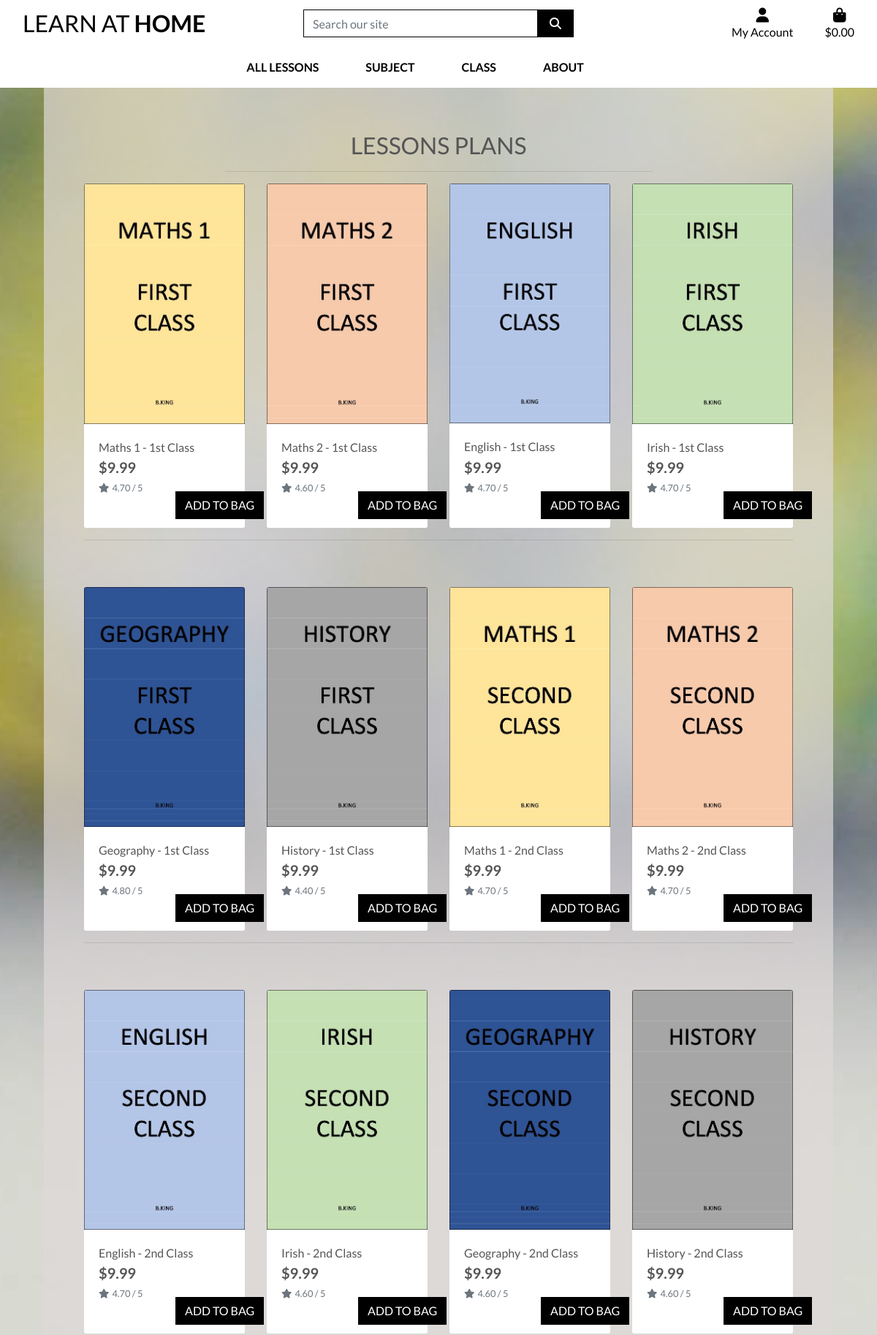
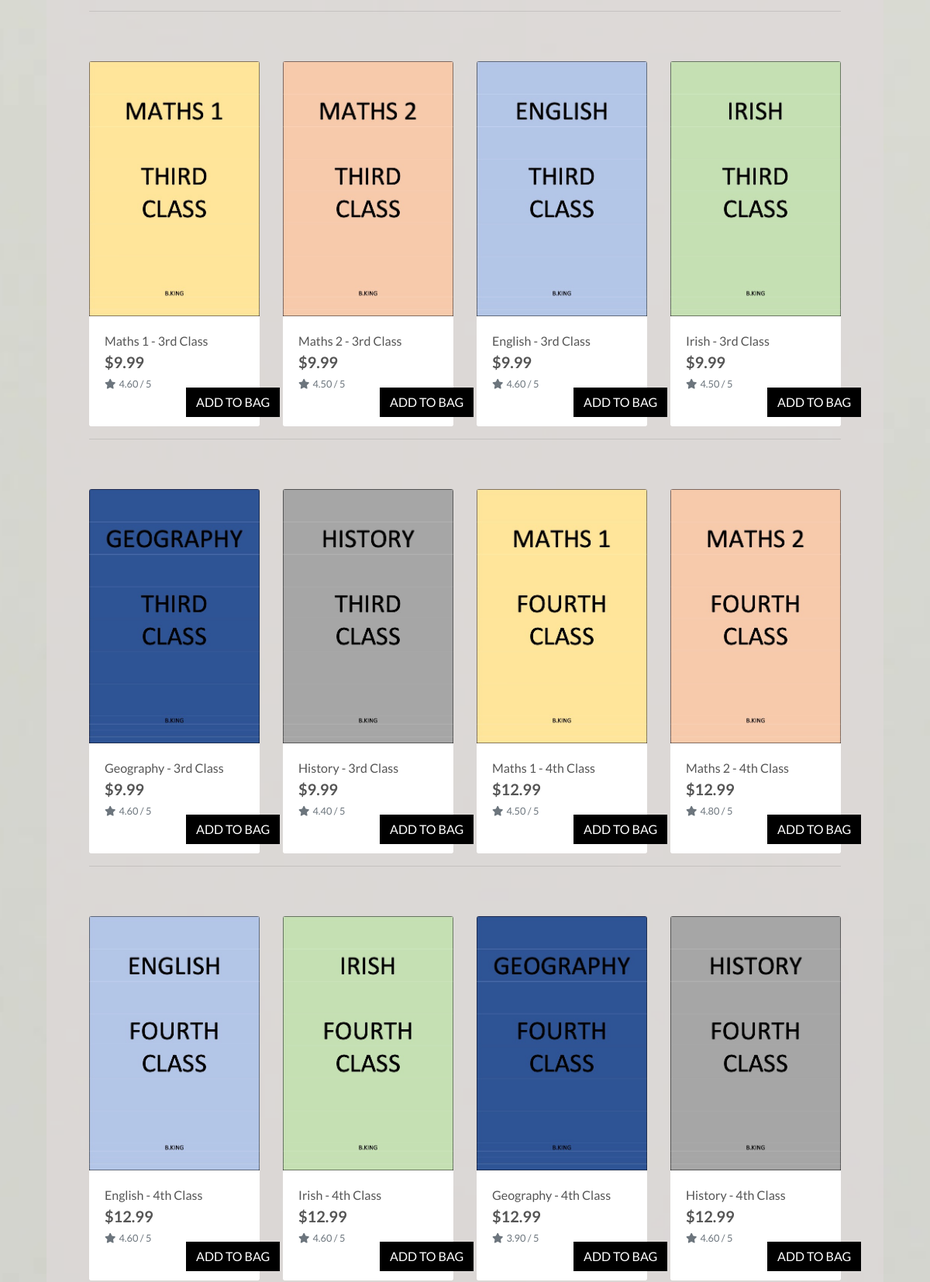
Screenshot of /products/ (upper part) with the database file from the repository (2 pictures, top to bottom).
### products/models.py (models this page shows, shortened)
class Product(models.Model):
    name = models.TextField()
    author = models.TextField(max_length=254)
    subject = models.TextField(max_length=254)
    rating = models.DecimalField(max_digits=6, decimal_places=2,
                                 null=True, blank=True)
    price = models.DecimalField(max_digits=6, decimal_places=2)
    year = models.CharField(max_length=254, null=True, blank=True)
    image = models.ImageField(null=True, blank=True)
    grade = models.CharField(max_length=254, null=True, blank=True)

### products/views.py (the view)
# urls.py: path('', views.all_lessons, name='products'),
def all_lessons(request):
    products = Product.objects.all()
    query = None
    if request.GET:
        if 'q' in request.GET:
            query = request.GET['q']
            queries = Q(name__icontains=query)
            products = products.filter(queries)
    context = {
        'products': products,
        'search_term': query,
    }
    return render(request, 'products/products.html', context)

### bag/contexts.py (called while the page is built, shortened)
def bag_contents(request):
    bag_items = []
    total = 0
    product_count = 0
    bag = request.session.get('bag', {})
    grand_total = total
    context = {
        'bag_items': bag_items,
        'total': total,
        'product_count': product_count,
        'grand_total': grand_total,
    }
    print(bag_items)
    return context

### products/templates/products/products.html (shortened to what this page needs)
{% extends "base.html" %}
{% load static %}
{% block page_header %}
    <div class="container header-container">
    </div>
{% endblock %}
{% block content %}
    <div class="container-fluid">
        <div class="row">
            <div class="col text-center mt-3">
                <h2 class="logo-font">Lessons Plans</h2>
                <hr class="w-50 mb-1">
            </div>
        </div>
        <div class="row">
            <div class="product-container col-10 offset-1">
                <div class="row">
                    {% for product in products %}
                        <div class="col-sm-6 col-md-6 col-lg-4 col-xl-3">
                            <div class="card h-100 border-0">
                                {% if product.image %}
                                <a href="{% url 'product_detail' product.id %}">
                                    <img class="card-img-top img-fluid" src="{{ product.image.url }}" alt="{{ product.name }}">
                                </a>
                                {% else %}
                                <a href="{% url 'product_detail' product.id %}">
                                    <img class="card-img-top img-fluid" src="{{ MEDIA_URL }}noimage.png" alt="{{ product.name }}">
                                </a>
                                {% endif %}
                                <div class="card-body pb-0">
                                    <p class="mb-0">{{ product.name }}</p>
                                </div>
                                <div class="card-footer bg-white pt-0 border-0 text-left">
                                    <div class="row">
                                        <div class="col-6">
                                            <p class="lead mb-0 text-left font-weight-bold">${{ product.price }}</p>
                                            {% if product.rating %}
                                                <small class="text-muted"><i class="fas fa-star mr-1"></i>{{ product.rating }} / 5</small>
                                            {% else %}
                                                <small class="text-muted">No Rating</small>
                                            {% endif %}
                                        </div>
                                        <div class="col-6">
                                             <form class="form" action="#" method="POST">
                                                    <input type="submit" class="btn btn-black rounded-0 text-uppercase mt-5" value="Add to Bag">
                                            </form>
                                        </div>
                                    </div>
                                </div>
                            </div>
                        </div>
                        {% if forloop.counter|divisibleby:4 %}
                            <div class="col-12 d-none d-xl-block mb-5">
                                <hr>
                            </div>
                        {% endif %}
                    {% endfor %}
                </div>
            </div>
        </div>
    </div>
{% endblock %}

### templates/base.html (shortened to what this page needs)
{% load static %}
<!doctype html>
<html lang="en">
  <head>
    {% block corecss%}
    <link rel="stylesheet" href="https://stackpath.bootstrapcdn.com/bootstrap/4.4.1/css/bootstrap.min.css">
    <link rel="stylesheet" href="{% static 'css/base.css' %}">
    {% endblock %}
  </head>
  <body>
    <header class="container-fluid fixed-top">
        <div id="topnav" class="row bg-white pt0lg-2 d-none d-lg-flex">
            <div class="col-12 col-lg-4 my-auto py-1 py-lg-0 text-center text-lg-left">
                <a href="{% url 'home' %}" class="nav-link main-logo-link">
                    <h2 class="logo-font text-black my-0">Learn at<strong>  Home</strong></h2>
                </a>
            </div>
            <div class="col-12 col-lg-4 my-auto py-1 py-lg-0">
                <form method="GET" action="{% url 'products' %}">
                    <div class="input-group w-100">
                        <input class="form-control border border-black rounded-0" type="text" name="q" placeholder="Search our site">
                        <div class="input-group-append">
                            <button class="form-control btn btn-black border border-black rounded-0" type="submit">
                                <span class="icon">
                                    <i class="fas fa-search"></i>
                                </span>
                            </button>
                        </div>
                    </div>
                </form>
            </div>
            <div class="col-12 col-lg-4 my-auto py-1 py-lg-0">
                <ul class="list-inline list-unstyled text-center text-lg-right my-0">
                    <li class="list-inline-item dropdown">
                        <a class="text-black nav-link" href="#" id="user-options" data-toggle="dropdown" aria-haspopup="true" aria-expanded="false">
                            <div class="text-center">
                                <div><i class="fas fa-user fa-lg"></i></div>
                                <p class="my-0">My Account</p>
                            </div>
                        </a>
                    </li>
                    <li class="list-inline-item">
                        <a class="{% if grand_total %}text-info font-weight-bold{% else %}text-black{% endif %} nav-link" href="{% url 'view_bag' %}">
                            <div class="text-center">
                                <div><i class="fas fa-shopping-bag fa-lg"></i></div>
                                <p class="my-0">
                                    {% if grand_total %}
                                        ${{ grand_total|floatformat:2 }}
                                    {% else %}
                                        $0.00
                                    {% endif %}
                                </p>
                            </div>
                        </a>
                    </li>
                </ul>
            </div>
        </div>
                <div class="row bg-white">
            <nav class="navbar navbar-expand-lg navbar-light w-100">
                {% include 'includes/main-nav.html' %}
            </nav>
        </div>
    </header>
    {% block page_header %}
    {% endblock %}
    {% block content %}
    {% endblock %}
  </body>
</html>

### templates/includes/main-nav.html (shortened to what this page needs)
<div class="collapse navbar-collapse" id="main-nav">
    <ul class="navbar-nav w-auto mx-auto">
            <a class="logo-font font-weight-bold nav-link text-black mr-5" href="{% url 'products' %}" id="alllessons-link" aria-haspopup="true" aria-expanded="false">
                All Lessons
            </a>
        <li class="nav-item dropdown">
            <a class="logo-font font-weight-bold nav-link text-black mr-5" href="#" id="subject-link" data-toggle="dropdown" aria-haspopup="true" aria-expanded="false">
                Subject
            </a>
        </li>
        <li class="nav-item dropdown">
            <a class="logo-font font-weight-bold nav-link text-black mr-5" href="#" id="class-link" data-toggle="dropdown" aria-haspopup="true" aria-expanded="false">
                Class
            </a>
        </li>
        <a class="logo-font font-weight-bold nav-link text-black mr-5" href="#" id="about-link" aria-haspopup="true" aria-expanded="false">
                About
            </a>
    </ul>
</div>

### static/css/base.css (style rules this page uses)
html { height: 100%; }
body { background: url('/media/homepage_background.jpg') no-repeat center center fixed; background-size: cover; height: calc(100vh - 164px); color: #555; font-family: 'Lato'; }
.icon { align-items: center; display: inline-flex; justify-content: center; height: 1.5rem; width: 1.5rem; }
.logo-font { text-transform: uppercase; }
.main-logo-link { width: fit-content; }
.btn-black { background: black; color: white; }
.text-black { color: #000 !important; }
.border-black { border: 1px solid black !important; }
@media (min-width: 1200px) { .container { max-width: 80%; } }
@media (min-width: 992px) { .header-container { padding-top: 164px; } }

### rows the page displays
Product: image (picture), name "Maths 1 - 1st Class", price "9.99", rating "4.70"
Product: image (picture), name "Maths 2 - 1st Class", price "9.99", rating "4.60"
Product: image (picture), name "English - 1st Class", price "9.99", rating "4.70"
Product: image (picture), name "Irish - 1st Class", price "9.99", rating "4.70"
Product: image (picture), name "Geography - 1st Class", price "9.99", rating "4.80"
Product: image (picture), name "History - 1st Class", price "9.99", rating "4.40"
Product: image (picture), name "Maths 1 - 2nd Class", price "9.99", rating "4.70"
Product: image (picture), name "Maths 2 - 2nd Class", price "9.99", rating "4.70"
Product: image (picture), name "English - 2nd Class", price "9.99", rating "4.70"
Product: image (picture), name "Irish - 2nd Class", price "9.99", rating "4.60"
Product: image (picture), name "Geography - 2nd Class", price "9.99", rating "4.60"
Product: image (picture), name "History - 2nd Class", price "9.99", rating "4.60"
Product: image (picture), name "Maths 1 - 3rd Class", price "9.99", rating "4.60"
Product: image (picture), name "Maths 2 - 3rd Class", price "9.99", rating "4.50"
Product: image (picture), name "English - 3rd Class", price "9.99", rating "4.60"
Product: image (picture), name "Irish - 3rd Class", price "9.99", rating "4.50"
Product: image (picture), name "Geography - 3rd Class", price "9.99", rating "4.60"
Product: image (picture), name "History - 3rd Class", price "9.99", rating "4.40"
Product: image (picture), name "Maths 1 - 4th Class", price "12.99", rating "4.50"
Product: image (picture), name "Maths 2 - 4th Class", price "12.99", rating "4.80"
Product: image (picture), name "English - 4th Class", price "12.99", rating "4.60"
Product: image (picture), name "Irish - 4th Class", price "12.99", rating "4.60"
Product: image (picture), name "Geography - 4th Class", price "12.99", rating "3.90"
Product: image (picture), name "History - 4th Class", price "12.99", rating "4.60"
